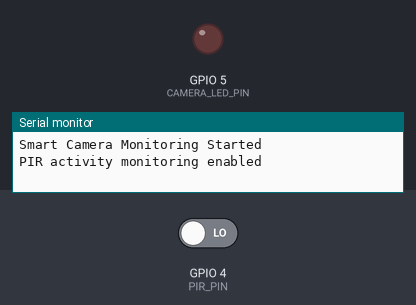
A sketch run on a simulated ESP32-S3. On the bench: output pins drawn as LEDs (lit = HIGH), the last lines printed to the serial monitor. The test bench sets the inputs (shaded band); at power-on: GPIO 4 (PIR_PIN) LOW.

Above: at 1.2 s.
1.3 s: GPIO 4 (PIR_PIN) driven HIGH
At 2.3 s:
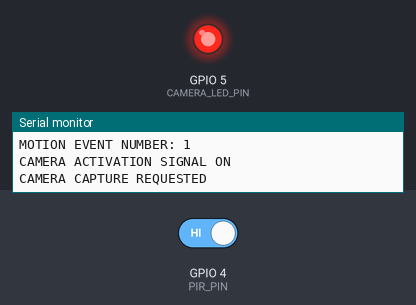
2.8 s: GPIO 4 (PIR_PIN) driven LOW
At 3.4 s:
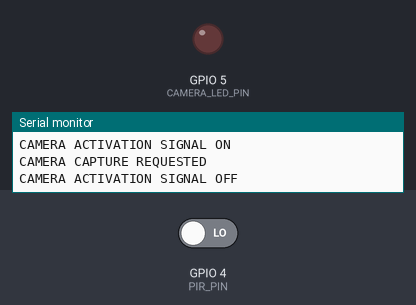
Timing chart, 0 to 5.8 s (numbered marks = the images above; inputs shaded):
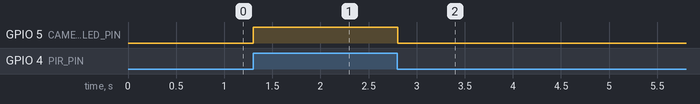

The sketch:

sketch.ino
```cpp
const int PIR_PIN = 4;
const int CAMERA_LED_PIN = 5;

int previousPirState = LOW;
unsigned int motionEventCount = 0;

void setup() {
  Serial.begin(115200);

  pinMode(PIR_PIN, INPUT);
  pinMode(CAMERA_LED_PIN, OUTPUT);

  digitalWrite(CAMERA_LED_PIN, LOW);

  Serial.println("Smart Camera Monitoring Started");
  Serial.println("PIR activity monitoring enabled");
}

void loop() {
  int pirState = digitalRead(PIR_PIN);

  // New motion event
  if (pirState == HIGH && previousPirState == LOW) {
    motionEventCount++;

    Serial.println("ACTIVITY DETECTED");
    Serial.print("MOTION EVENT NUMBER: ");
    Serial.println(motionEventCount);

    digitalWrite(CAMERA_LED_PIN, HIGH);
    Serial.println("CAMERA ACTIVATION SIGNAL ON");
    Serial.println("CAMERA CAPTURE REQUESTED");
  }

  // Motion stopped
  if (pirState == LOW && previousPirState == HIGH) {
    digitalWrite(CAMERA_LED_PIN, LOW);
    Serial.println("CAMERA ACTIVATION SIGNAL OFF");
  }

  previousPirState = pirState;

  delay(50);
}
```

Measured:
- after the input at 1.3 s, GPIO 5 (CAMERA_LED_PIN): LOW → HIGH at once
- after the input at 2.8 s, GPIO 5 (CAMERA_LED_PIN): HIGH → LOW at once
